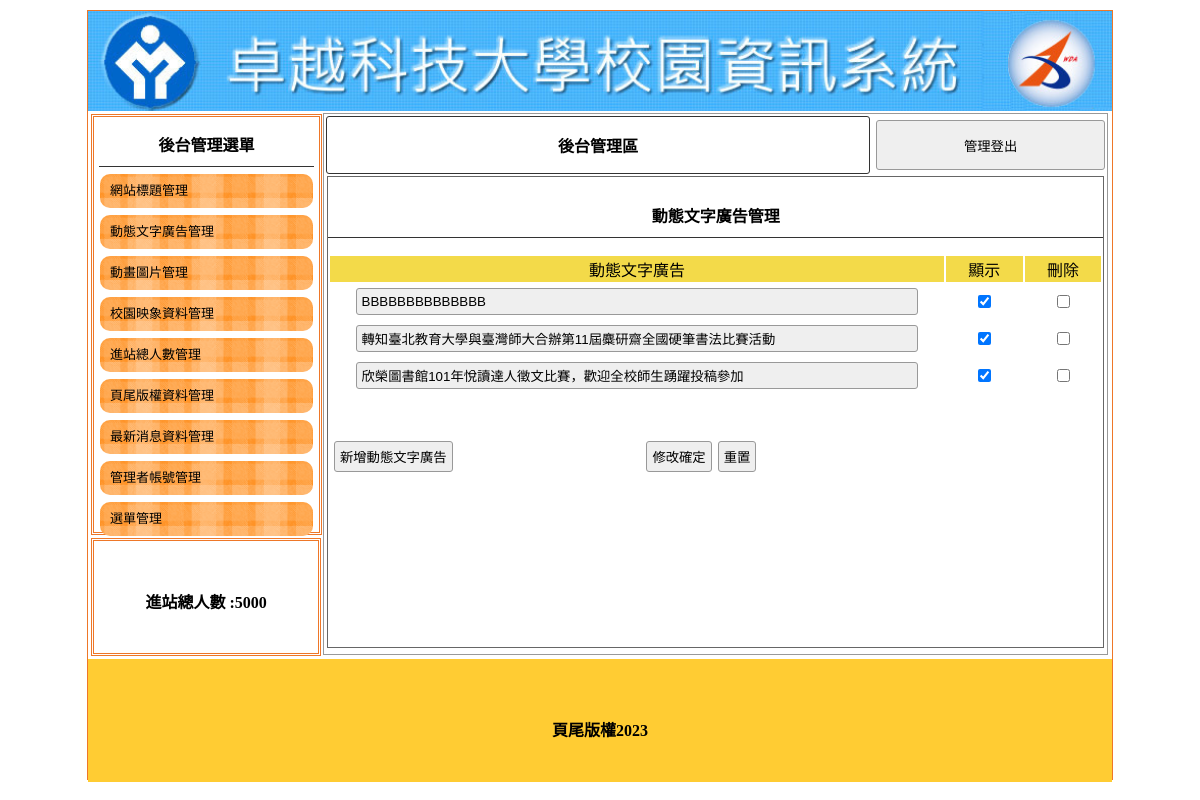
The app's page /back.php?do=ad, older data.
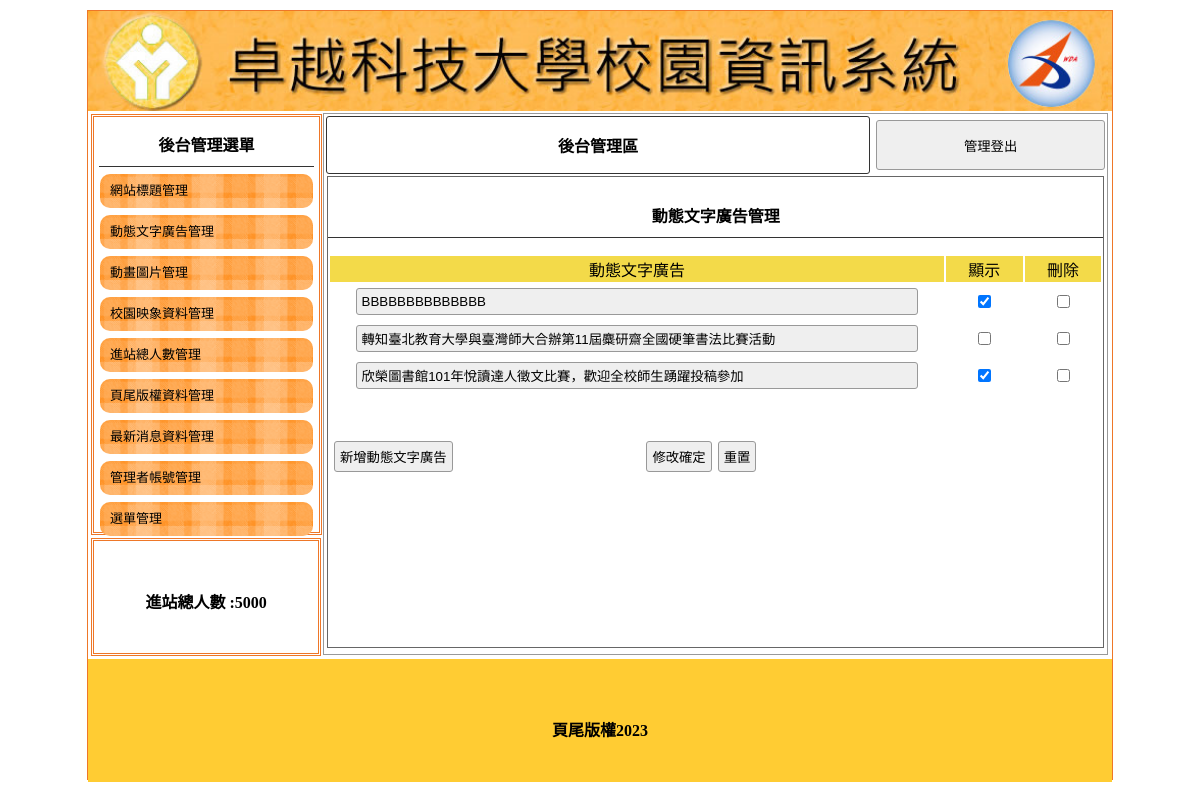
The same page, newer data.
### tables this page shows
CREATE TABLE `titles` (
  `id` int(10) UNSIGNED NOT NULL,
  `img` text NOT NULL,
  `text` text NOT NULL,
  `sh` int(1) UNSIGNED NOT NULL
);

CREATE TABLE `ad` (
  `id` int(10) UNSIGNED NOT NULL,
  `text` text NOT NULL,
  `sh` int(1) UNSIGNED NOT NULL
);

### api/db.php (called while the page is built, shortened)
<?php
class DB{
    protected $dsn = "mysql:host=localhost;charset=utf8;dbname=db91";
    protected $pdo;
    protected $table;
    public function __construct($table)
    {
        $this->table=$table;
        $this->pdo=new PDO($this->dsn,'root','');
    }
    function all( $where = '', $other = '')
    {
        $sql = "select * from `$this->table` ";
        $sql =$this->sql_all($sql,$where,$other);
        return  $this->pdo->query($sql)->fetchAll(PDO::FETCH_ASSOC);
    }
    function find($id)
    {
        $sql = "select * from `$this->table` ";
        if (is_array($id)) {
            $tmp = $this->a2s($id);
            $sql .= " where " . join(" && ", $tmp);
        } else if (is_numeric($id)) {
            $sql .= " where `id`='$id'";
        }
        $row = $this->pdo->query($sql)->fetch(PDO::FETCH_ASSOC);
        return $row;
    }
    private function a2s($array){
        foreach ($array as $col => $value) {
            $tmp[] = "`$col`='$value'";
        }
        return $tmp;
    }
    private function sql_all($sql,$array,$other){
        if (isset($this->table) && !empty($this->table)) {
            if (is_array($array)) {
                if (!empty($array)) {
                    $tmp = $this->a2s($array);
                    $sql .= " where " . join(" && ", $tmp);
                }
            } else {
                $sql .= " $array";
            }
            $sql .= $other;
            return $sql;
        }
    }
}
$Title=new DB('titles');
if(isset($_GET['do'])){
    $DB=${ucfirst($_GET['do'])};
}else{
    $DB=$Title;
}
?>

### back/ad.php (the view, shortened to what the changed rows need)
<div style="width:99%; height:87%; margin:auto; overflow:auto; border:#666 1px solid;">
    <form method="post" action="./api/edit.php">
        <table width="100%" style="text-align: center">
            <tbody>
                <?php
                $rows=$DB->all();
                foreach($rows as $row){
                ?>
                <tr>
                    <td>
                        <input type="text" name="text[<?=$row['id'];?>]" style="width:90%" value="<?=$row['text'];?>">
                    </td>
                    <td>
                        <input type="checkbox" name="sh[]" value="<?=$row['id'];?>" <?=($row['sh']==1)?'checked':'';?>>
                    </td>
                    <td>
                    <input type="checkbox" name="del[]" value="<?=$row['id'];?>">
                    </td>
                </tr>
                <?php
                }
                ?>
            </tbody>
        </table>
    </form>
</div>

### back.php (shortened to what the changed rows need)
<?php include_once "./api/db.php"; ?>
<!DOCTYPE html PUBLIC "-//W3C//DTD XHTML 1.0 Transitional//EN" "http://www.w3.org/TR/xhtml1/DTD/xhtml1-transitional.dtd">
<html xmlns="http://www.w3.org/1999/xhtml">
<head>
	<link href="./css/css.css" rel="stylesheet" type="text/css">
</head>
<body>
	<div id="main">
		<?php
		$title = $Title->find(['sh' => 1]);
		?>
		<a title="<?= $title['text']; ?>" href="index.php">
			<div class="ti" style="background:url(&#39;./img/<?= $title['img']; ?>&#39;); background-size:cover;"></div>
		</a>
		<div id="ms">
			<div class="di" style="height:540px; border:#999 1px solid; width:76.5%; margin:2px 0px 0px 0px; float:left; position:relative; left:20px;">
				<?php
				$do = $_GET['do'] ?? 'title';
				$file = "./back/{$do}.php";
				if (file_exists($file)) {
					include $file;
				} else {
					include "./back/title.php";
				}
				?>
			</div>
		</div>
	</div>
</body>
</html>

Row changes from the older to the newer data that the page shows:
no longer on this page (row edited): titles: img (picture)
now on this page (row edited): titles: img (picture)
changed ad "轉知臺北教育大學與臺灣師大合辦第11屆麋研齋全國硬筆書法比賽活動": sh "☑" → "☐"
